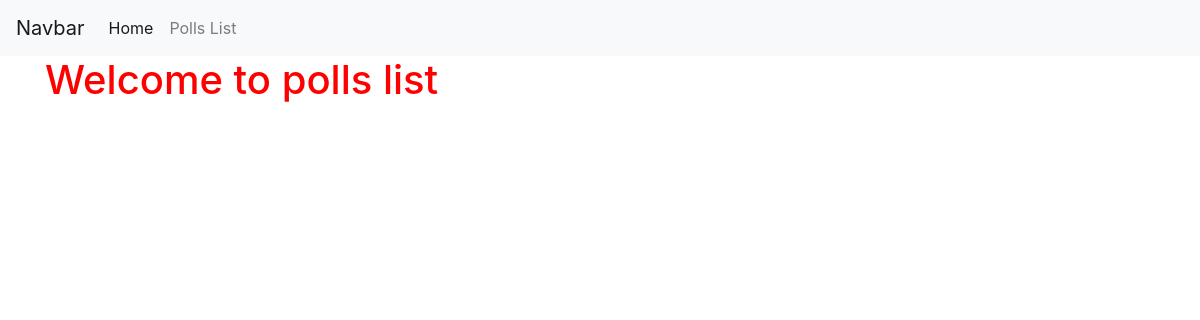
Before: /polls/list/ with the older database file.
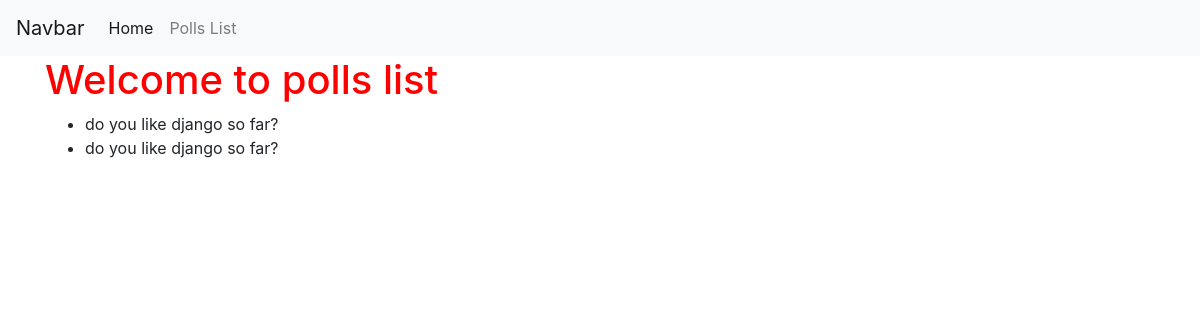
After: the same page with the newer database file.
### polls/models.py (models this page shows)
class Poll(models.Model):
	text = models.CharField(max_length=255)
	pub_date = models.DateField()
	def __str__(self):
		return f'{self.text[:50]}'

### polls/views.py (the view)
# urls.py: path('list/', views.polls_list, name='list'),
def polls_list(request):
	polls = Poll.objects.all()
	choices = Choice.objects.all()
	context = {
	"polls": polls, "choices": choices
	}
	return render(request, "polls/polls_list.html", context)

### polls/templates/polls/polls_list.html (shortened to what this page needs)
{% extends 'base.html' %}
{% block content %}
<h1> Welcome to polls list </h1>
<ul>
{% for x in polls %}
	<li>
	{{ x }}
	</li>
{% endfor %}
</ul>
{% endblock %}

Changed rows visible on the page:
added Poll: text "do you like django so far?"
added Poll: text "do you like django so far?"
